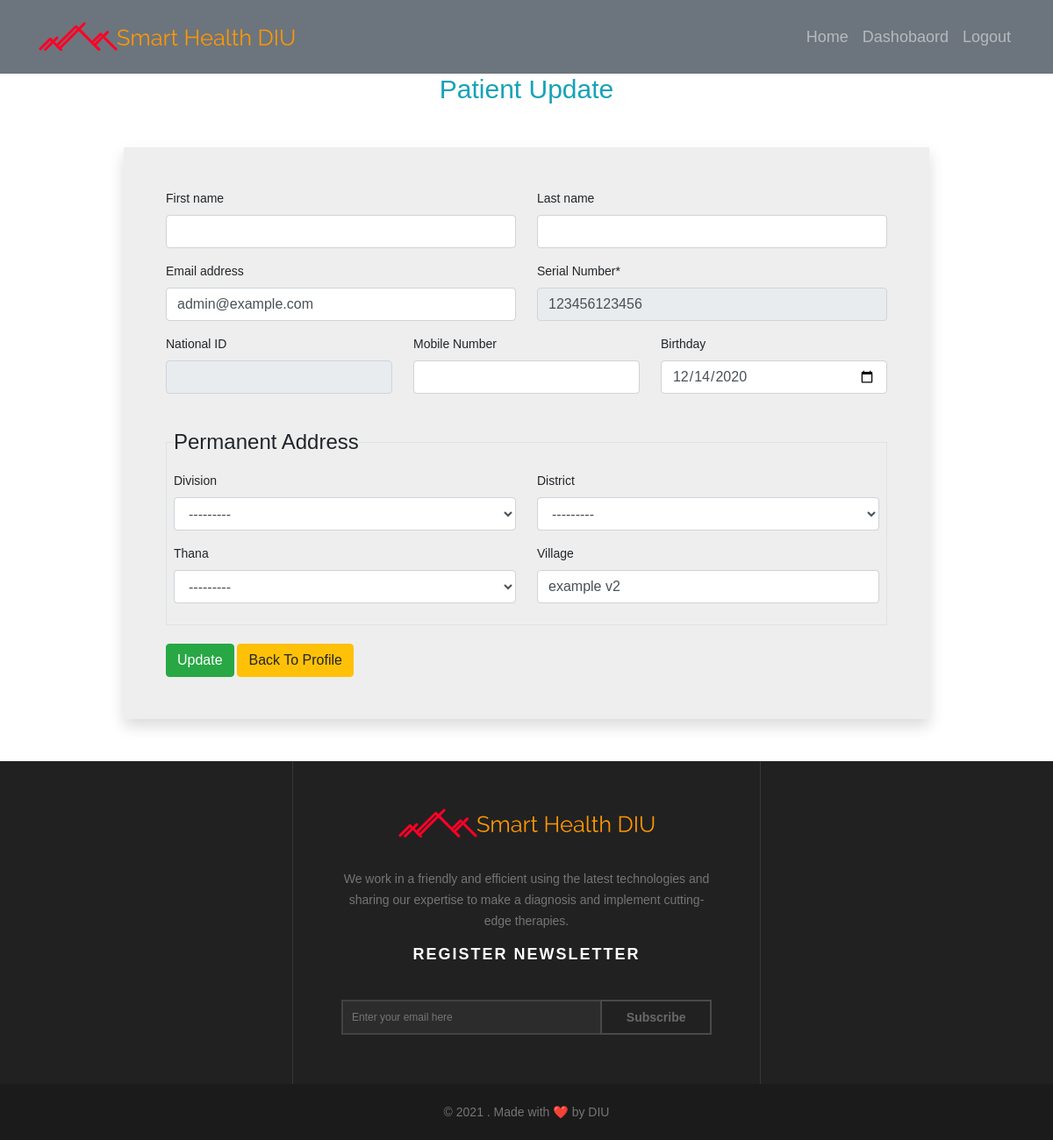
/user/1/update/ex (signed in), run on the app's committed database.
### users/models.py (models this page shows, shortened)
class User(AbstractUser):
    USER_TYPE_CHOICES = (
        (1, 'admin'),
        (2, 'doctor'),
        (3, 'patients'),
        (4, 'doctor admin'),
        (5, 'patient admin'),
    )
    VERIFY_STATUS = (
        ('yes', 'yes'),
        ('no', 'no')
    )
    GENDER_CHOICES = (
        ('Male', 'Male'),
        ('Female', 'Female'),
    )
    BG_CHOICES = (
        ('O+', 'O+'),
        ('O-', 'O-'),
        ('A+', 'A+'),
        ('A-', 'A-'),
        ('B+', 'B+'),
        ('B-', 'B-'),
        ('AB+', 'AB+'),
        ('AB-', 'AB-'),
    )
    DESIGNATION_CHOICES = (
        ('Professor', 'Professor'),
	    ('Associate Professor', 'Associate Professor'),
	    ('Assistant Professor', 'Assistant Professor'),
        ('Consultant', 'Consultant'),
	    ('Registras', 'Registras'),
	    ('Assistant Registras', 'Assistant Registras'),
	    ('IMO', 'IMO'),
        ('EMO', 'EMO'),
        ('RMO', 'RMO'),
        ('HMO', 'HMO'),
        ('Other', 'Other')
    )
    username = None
    sn = models.CharField(verbose_name='Serial Number', max_length=12, unique=True, error_messages={'required': 'Your Name is Required'})
    pm_division = models.ForeignKey(Division, verbose_name='Division', related_name='pm_division', on_delete=models.DO_NOTHING, null=True, blank=True)
    pm_district = models.ForeignKey(District, verbose_name='District', related_name='pm_district', on_delete=models.DO_NOTHING, null=True, blank=True)
    pm_thana = models.ForeignKey(Thana, verbose_name='Thana', related_name='pm_thana', on_delete=models.DO_NOTHING, null=True, blank=True)
    ps_division = models.ForeignKey(Division, verbose_name='Division', related_name='ps_division', on_delete=models.DO_NOTHING, null=True, blank=True)
    ps_district = models.ForeignKey(District, verbose_name='District', related_name='ps_district', on_delete=models.DO_NOTHING, null=True, blank=True)
    ps_thana = models.ForeignKey(Thana, verbose_name='Thana', related_name='ps_thana', on_delete=models.DO_NOTHING, null=True, blank=True)
    pm_village = models.CharField(verbose_name='Village',max_length=50, null=True, blank=True)
    ps_village = models.CharField(verbose_name='Village',max_length=50, null=True, blank=True)
    pm_union = models.CharField(verbose_name='Union',max_length=50, null=True, blank=True)
    ps_union = models.CharField(verbose_name='Union',max_length=50, null=True, blank=True)
    pm_ward = models.CharField(verbose_name='Ward',max_length=50, null=True, blank=True)
    ps_ward = models.CharField(verbose_name='Ward',max_length=50, null=True, blank=True)
    birthday = models.DateField(null=True, blank=True)
    image = models.ImageField(default='default.jpg', upload_to='users', null=True, blank=True)
    verified = models.CharField(max_length=10, choices=VERIFY_STATUS, null=True, default='no')
    user_type = models.PositiveIntegerField(choices=USER_TYPE_CHOICES, default=3, blank=True, null=True)
    mobile = models.CharField(verbose_name='Mobile Number', max_length=11, blank=True)
    payment = models.CharField(verbose_name='Payment Number', max_length=11, null=True, blank=True)
    nid = models.CharField(verbose_name='National ID', max_length=10, unique=True, blank=True, null=True)
    bma = models.CharField(verbose_name='BMA Code', max_length=20, unique=True, blank=True, null=True)
    institute = models.CharField(verbose_name='Institute', max_length=100, blank=True, null=True)
    designation = models.CharField(verbose_name='Designation', max_length=50, choices=DESIGNATION_CHOICES, blank=True, null=True)
    specialist = models.ForeignKey(Speciality, verbose_name='Specialist', blank=True, null=True, on_delete=models.CASCADE)
    father_name = models.CharField(verbose_name='Father\'s name', max_length=25, null=True, blank=True)
    mother_name = models.CharField(verbose_name='Mother\'s name', max_length=25, null=True, blank=True)
    father_mobile = models.CharField(verbose_name='Father\'s Mobile', max_length=11, null=True, blank=True)
    mother_mobile = models.CharField(verbose_name='Mother\'s Mobile', max_length=11, null=True, blank=True)
    bg = models.CharField(verbose_name='Blood Group', max_length=11, choices=BG_CHOICES, null=True, blank=True)
    gender = models.CharField(verbose_name='Select Gender', max_length=11, choices=GENDER_CHOICES, null=True, blank=True)
    USERNAME_FIELD = 'sn'

### users/views.py (the view, shortened to what this page needs)
# urls.py: path('user/<int:pk>/update/ex', UserExUpdateView.as_view(), name='user-update-ex'),
class UserExUpdateView(LoginRequiredMixin, UserPassesTestMixin, UpdateView):
    model = User
    form_class = ExUpdateForm
    template_name = 'users/user_updateex.html'
    def test_func(self):
        obj = self.get_object()
        if obj.id == self.request.user.id:
            return True

### users/forms.py
class ExUpdateForm(UserChangeForm):
    class Meta:
        model = User
        fields = ['first_name', 'last_name', 'email', 'sn', 'birthday', 'nid', 'mobile', 'bma', 'institute', 'image', 'father_name', 'father_mobile', 'mother_name', 'mother_mobile', 'bg', 'gender', 'pm_division', 'pm_district', 'pm_thana', 'ps_division', 'ps_district', 'ps_thana', 'pm_union', 'ps_union', 'pm_ward', 'ps_ward', 'pm_village', 'ps_village', 'payment', 'specialist', 'designation',]
        widgets = {
            'birthday' : DateInput(attrs={
            }),
            'nid' : forms.TextInput(attrs={
                'readonly' : True
            }),
            'bma' : forms.TextInput(attrs={
                'readonly' : True
            }),
            'institute' : forms.TextInput(attrs={
                'readonly' : True
            }),
            'sn' : forms.TextInput(attrs={
                'placeholder' : 'Auto generated',
                'readonly' : True
            }),
        }
    def __init__(self, *args, **kwargs):
        super().__init__(*args, **kwargs)
        self.fields['institute'].required = False

### users/models.py (called while the page is built)
    def __str__(self):
        return self.name

    def __str__(self):
        return self.name

    def __str__(self):
        return self.name

### users/templates/users/user_updateex.html (shortened to what this page needs)
{% extends 'users/dashboard/base.html' %}
{% load crispy_forms_tags %}
{% block content %}
    <h3 class="text-center text-info">Patient Update</h3>
    <div class="row my-5">
        <form action="" method="POST" class="w-75 mx-auto p-5 shadow" style="background-color: #eee;" id="regForm" data-districts-url="{% url 'ajax_load_districts' %}" data-thanas-url="{% url 'ajax_load_thanas' %}" novalidate>
            <div class="row">
                <div class="col-md-6">
                    {{ form.first_name|as_crispy_field }}
                </div>
                <div class="col-md-6">
                    {{ form.last_name|as_crispy_field }}
                </div>
            </div>
            <div class="row">
                <div class="col-md-6">
                    {{ form.email|as_crispy_field }}
                </div>
                <div class="col-md-6">
                    {{ form.sn|as_crispy_field }}
                </div>
            </div>
            <div class="row">
                <div class="col-md-4">
                    {{ form.nid|as_crispy_field }}
                </div>
                <div class="col-md-4">
                    {{ form.mobile|as_crispy_field }}
                </div>
                <div class="col-md-4">
                    {{ form.birthday|as_crispy_field }}
                </div>
            </div>
            <br>
            <fieldset class="border p-2">
                <legend class="w-auto">Permanent Address</legend>
                <div class="row">
                    <div class="col-md-6">
                        {{ form.pm_division|as_crispy_field }}
                    </div>
                    <div class="col-md-6">
                        {{ form.pm_district|as_crispy_field }}
                    </div>
                    <div class="col-md-6">
                        {{ form.pm_thana|as_crispy_field }}
                    </div>
                    <div class="col-md-6">
                        {{ form.pm_village|as_crispy_field }}
                    </div>
                </div>
            </fieldset>
            <br>
            <button type="submit" class="btn btn-success">Update</button>
            <a href="{% url 'user-profile' request.user.id %}" class="btn btn-warning">Back To Profile</a>
        </form>
    </div>
    {% endblock content %}

### users/static/dc/css/style.css (style rules this page uses)
* { margin: 0px; padding: 0px; }
body { background: #FFF; height: 100%; width: 100%; font-weight: normal; margin: 0px; padding: 0px; height: 100%; min-height: 100%; position: relative; font-size: 14px; font-family: 'Raleway', sans-serif; }
h1, h2, h3, h4, h5, h6 { font-weight: normal; color: #333333; }
h3 { font-size: 30px; }
a { -webkit-transition: all 0.4s ease-in-out; -moz-transition: all 0.4s ease-in-out; -o-transition: all 0.4s ease-in-out; -ms-transition: all 0.4s ease-in-out; transition: all 0.4s ease-in-out; text-decoration: none !important; }
a { text-decoration: none; color: #757575; }

### data on the page
User: email "admin@example.com", sn "123456123456", birthday "12/14/2020", pm_division "---------", pm_district "---------", pm_thana "---------", pm_village "example v2"
